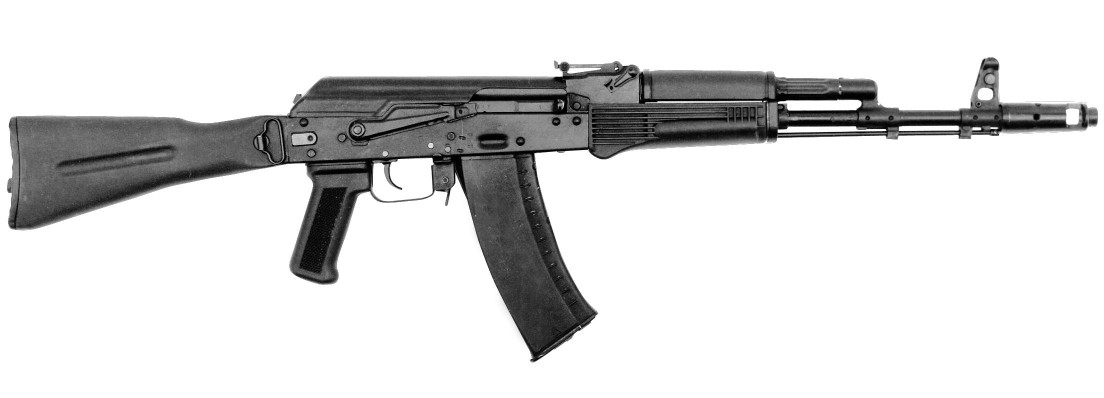
#> input picture original_images/02.jpg, 2207 x 796 px, given in place of united, which was not available (shown at 1/2 size)
$ jupyter execute Image_Variations.ipynb   (shell and % lines are left out)   (text cells are left out)
#> lines starting #> are read from the running program, lines starting #| are printed output that depends on the picture; after the words box and inside, x2 and y2 are one past the last pixel; in counts of white or black regions, pixels touching at a corner belong together; long printed decimals are rounded; pictures that were not available may be replaced by others from this repository, and a replacement may not be noted
[cell 1]
data_path = '/Users/ryoungblood/image_similarity/original_images/'

[cell 2]
data_path = '/Users/ryoungblood/image_similarity/kris_images/Winchester/'

[cell 3]

import os
import cv2
import random
import numpy as np
import matplotlib.pyplot as plt
from copy import deepcopy
import math

[cell 4]
img_bgr = cv2.imread(os.path.join(data_path,'united'))
#> img_bgr is the input picture: shape (796, 2207, 3); min 0, max 255, mean 217.9
img_rgb = cv2.cvtColor(img_bgr, cv2.COLOR_BGR2RGB)

[cell 5]
plt.imshow(img_rgb)

[cell 6]
img_gray = cv2.cvtColor(img_rgb, cv2.COLOR_RGB2GRAY)

[cell 7]
plt.imshow(img_gray, cmap='gray')

[cell 8]
plt.imshow(img_gray, cmap='jet')

[cell 9]
img_rgb_resizeXpct = cv2.resize(img_rgb, dsize=(0,0), fx=5, fy=5)
plt.imshow(img_rgb_resizeXpct)
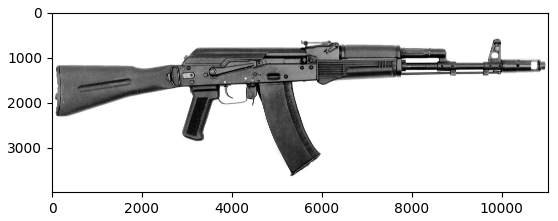
#> figure drawn by matplotlib, 1 panel

[cell 10]
img_bgr_resizeXpct = cv2.cvtColor(img_rgb_resizeXpct,cv2.COLOR_RGB2BGR)

[cell 11]
cv2.imwrite(os.path.join(data_path,'united_5.jpg'),img_bgr_resizeXpct)
#> Out = True

[cell 12]
img_rgb_rs_100pct = cv2.resize(img_rgb_resizeXpct, dsize=(0,0),
                               fx=2.0, fy=2.0)
plt.imshow(img_rgb_rs_100pct)

[cell 13]
img_rgb_thumb_500_500 = cv2.resize(img_rgb, dsize=(500,500))
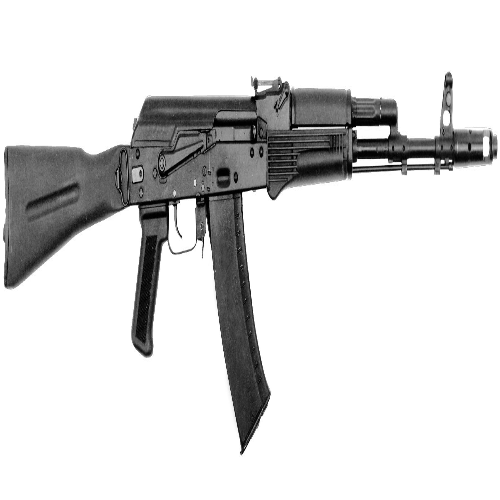
#> img_rgb_thumb_500_500: shape (500, 500, 3); min 0, max 255, mean 217.9
plt.imshow(img_rgb_thumb_500_500)

[cell 14]
# rotate function from http://john.freml.in/opencv-rotation
def rotate_about_center(src, angle, scale=1.):
#> called with angle = 270, scale = 1
    w = src.shape[1]
#> w = 2207
    print('w: ',w)
#| w:  2207
    h = src.shape[0]
#> h = 796
    print('h: ',h)
#| h:  796
    rangle = np.deg2rad(angle)  # angle in radians
    # now calculate new image width and height
    nw = (abs(np.sin(rangle)*h) + abs(np.cos(rangle)*w))*scale
#> nw = 796
    print('nw: ',nw)
#| nw:  796.000
    nh = (abs(np.cos(rangle)*h) + abs(np.sin(rangle)*w))*scale
#> nh = 2207
    print('nh: ',nh)
#| nh:  2207.0
    # ask OpenCV for the rotation matrix
    rot_mat = cv2.getRotationMatrix2D((nw*0.5, nh*0.5), angle, scale)
    # calculate the move from the old center to the new center combined
    # with the rotation
    rot_move = np.dot(rot_mat, np.array([(nw-w)*0.5, (nh-h)*0.5,0]))
#> rot_move = [-705.5, -705.5]
    # the move only affects the translation, so update the translation
    # part of the transform
    rot_mat[0,2] += rot_move[0]
    rot_mat[1,2] += rot_move[1]
    return cv2.warpAffine(src, rot_mat, (int(math.ceil(nw)), int(math.ceil(nh))), flags=cv2.INTER_LANCZOS4)
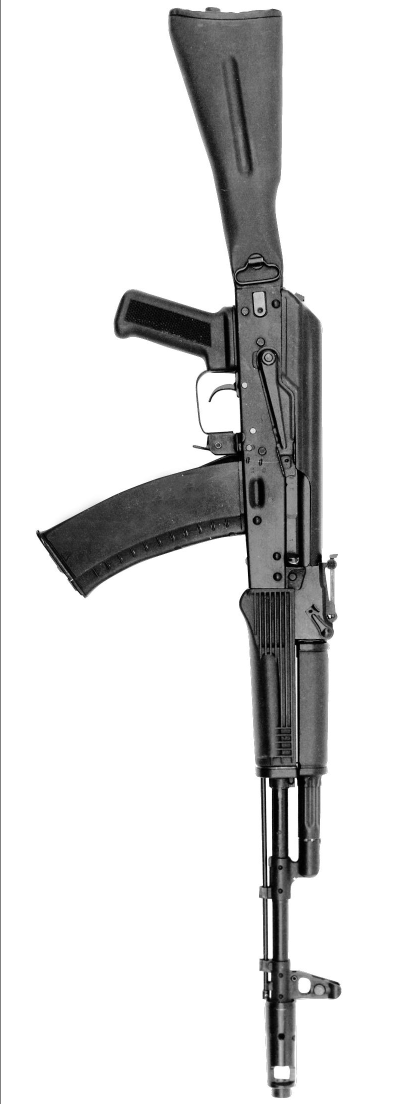
#> returned value: shape (2207, 797, 3) (shown at 1/2 size); min 0, max 255, mean 217.6

[cell 15]
#rows, cols = img_rgb.shape[:2]
angle = random.randrange(0,360,90)
print(angle)
#M = cv2.getRotationMatrix2D((cols/2,cols/2),angle,1)
#img_rgb_rot = cv2.warpAffine(img_rgb,M,(rows,cols))
img_rgb_rot = rotate_about_center(img_rgb,angle)
plt.imshow(img_rgb_rot)
cv2.imwrite('/Users/ryoungblood/image_similarity/original_images/rotated.jpg',img_rgb_rot)
#> Out = True

[cell 16]
x = .8 # will take the center x percent of each axis to form subset
img_rgb_sub = img_rgb[
    int(round((1-x)/2*img_rgb.shape[0],0)):int(round((x+(1-x)/2)*img_rgb.shape[0],0)),
    int(round((1-x)/2*img_rgb.shape[1],0)):int(round((x+(1-x)/2)*img_rgb.shape[1],0))
]
plt.imshow(img_rgb_sub)

[cell 17]
img_rgb_gauss = cv2.GaussianBlur(img_rgb, (13,13), 0)
plt.imshow(img_rgb_gauss)

[cell 18]
img = cv2.imread('/Users/ryoungblood/opencv_tests/data/gradient.jpg',0)
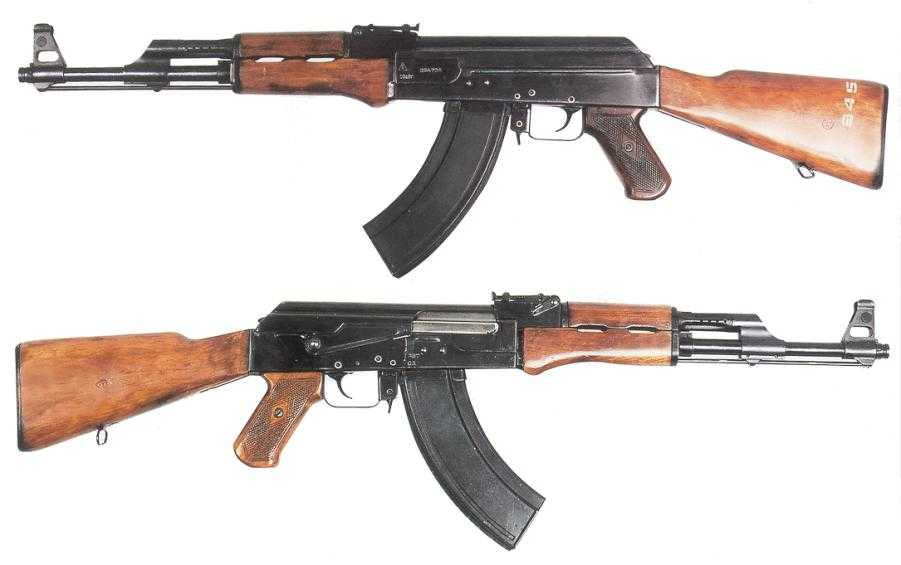
#> input picture original_images/03.jpg, 901 x 565 px, given in place of gradient.jpg, which was not available
#> img: shape (565, 901); min 0, max 255, mean 213.8
print(img.shape)
#| (565, 901)
print(img[:10,:10])
#| [[255 255 255 255 255 255 255 255 255 255]
#|  [255 255 255 255 255 255 255 255 255 255]
#|  [255 255 255 255 255 255 255 255 255 255]
#|  [255 255 255 255 255 255 255 255 255 255]
#|  [255 255 255 255 255 255 255 255 255 255]
#|  [255 255 255 255 255 255 255 255 255 255]
#|  [255 255 255 255 255 255 255 255 255 255]
#|  [255 255 255 255 255 255 255 255 255 255]
#|  [255 255 255 255 255 255 255 255 255 255]
#|  [255 255 255 255 255 255 255 255 255 255]]

ret,thresh1 = cv2.threshold(img,127,255,cv2.THRESH_BINARY)
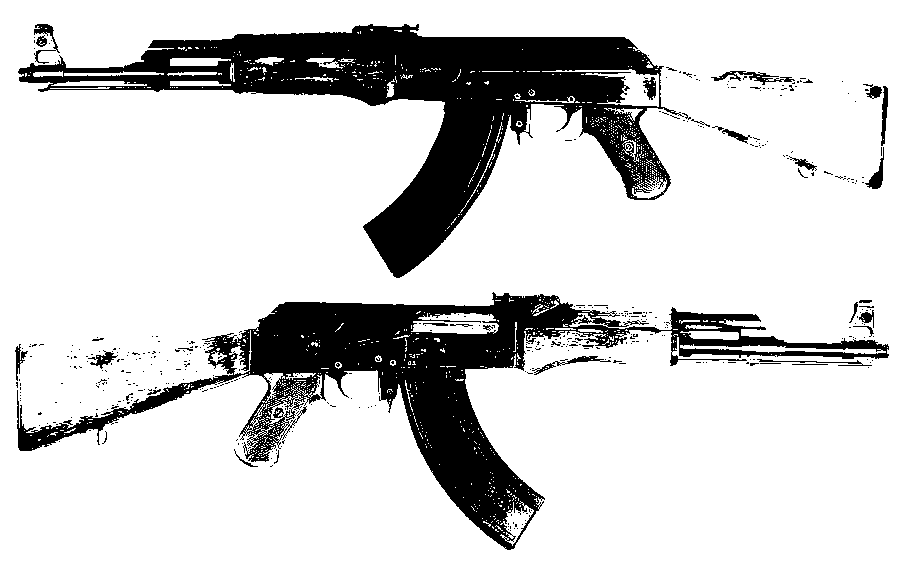
#> thresh1: shape (565, 901); 81.8% white; 438 black regions (403 under 20 px), largest, box (x1, y1, x2, y2) and area: (18, 24, 684, 278) 46768, (17, 292, 889, 550) 41243, (711, 71, 795, 85) 368
ret,thresh2 = cv2.threshold(img,127,255,cv2.THRESH_BINARY_INV)
ret,thresh3 = cv2.threshold(img,127,255,cv2.THRESH_TRUNC)
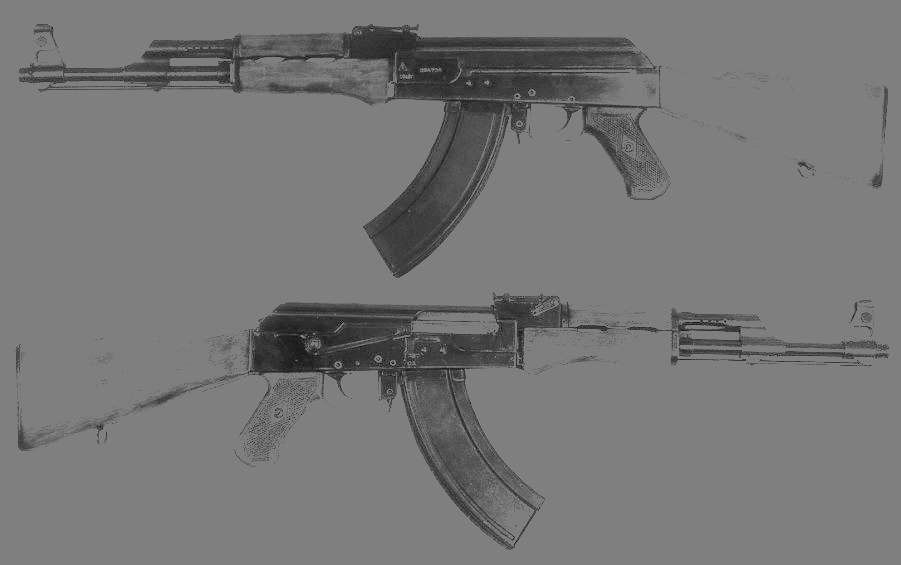
#> thresh3: shape (565, 901); min 0, max 127, mean 118.6
ret,thresh4 = cv2.threshold(img,127,255,cv2.THRESH_TOZERO)
ret,thresh5 = cv2.threshold(img,127,255,cv2.THRESH_TOZERO_INV)
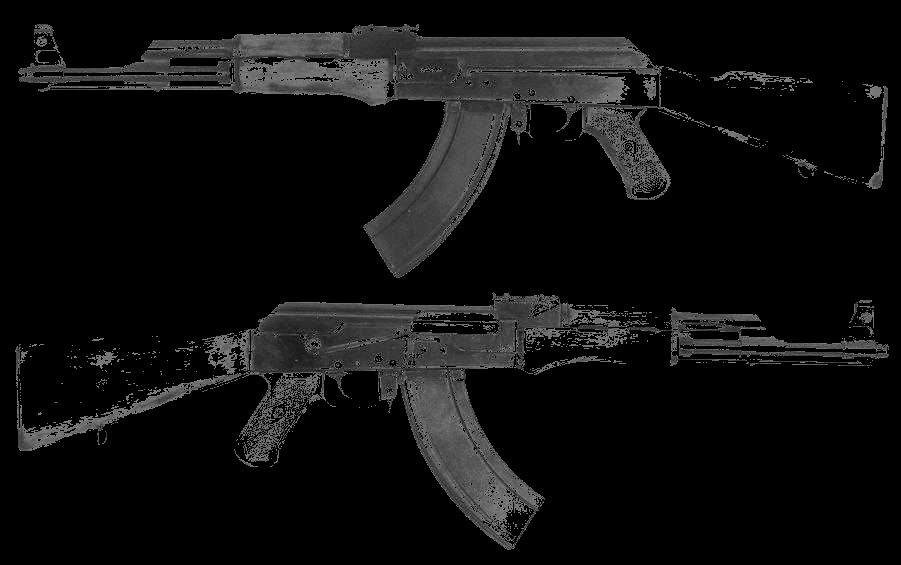
#> thresh5: shape (565, 901); min 0, max 127, mean 14.7

titles = ['Original Image','BINARY','BINARY_INV','TRUNC','TOZERO','TOZERO_INV']
images = [img, thresh1, thresh2, thresh3, thresh4, thresh5]

for i in range(6):
    plt.subplot(2,3,i+1),plt.imshow(images[i],'gray')
    plt.title(titles[i])
    plt.xticks([]),plt.yticks([])

plt.show()

[cell 19]
img = cv2.imread(os.path.join(data_path,'01.jpg'))
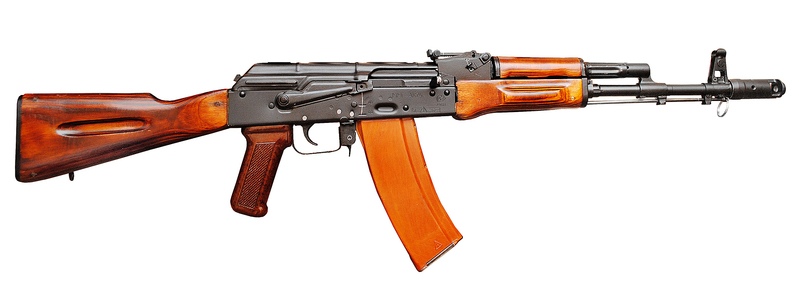
#> input picture original_images/01.jpg, 799 x 292 px, found by its file name
#> img is the input picture: shape (292, 799, 3); mean B, G, R 210.8, 216.8, 229.6
rows, cols = img.shape[:2]
#> rows = 292; cols = 799
print(rows)
#| 292
print(cols)
#| 799

[cell 20]
# will take x_size_pct percent of the x-axis, starting at column x_loc
x_pct_range = (.1,.9)
x_size_pct = random.uniform(x_pct_range[0],x_pct_range[1])
x_size = int(round(x_size_pct * cols))
#> x_size = 564
print("x size %: ",x_size_pct)
print("x size:   ",x_size)
#| x size:    564

y_pct_range = (.1,.9)
y_size_pct = random.uniform(y_pct_range[0],y_pct_range[1])
y_size = int(round(y_size_pct * rows))
#> y_size = 127
print("y size %: ",y_size_pct)
print("y size:   ",y_size)
#| y size:    127

#if x_size is 0.7, then x_loc (the left-bound of the window) can be 0-0.3
x_loc_pct = random.uniform(0,1-x_size_pct)
x_loc = int(round(x_loc_pct * cols))
#> x_loc = 61
print("x loc %: ",x_loc_pct)
print("x loc:   ",x_loc)
#| x loc:    61
y_loc_pct = random.uniform(0,1-y_size_pct)
y_loc = int(round(y_loc_pct * rows))
#> y_loc = 84
print("y loc %: ",y_loc_pct)
print("y loc:   ",y_loc)
#| y loc:    84

img_overlay = deepcopy(img)
img_overlay[y_loc:(y_loc+y_size),x_loc] = (0,0,255)
img_overlay[y_loc:(y_loc+y_size),x_loc+x_size] = (0,0,255)
img_overlay[y_loc,x_loc:(x_loc+x_size)] = (0,0,255)
img_overlay[y_loc+y_size,x_loc:(x_loc+x_size)] = (0,0,255)
plt.imshow(cv2.cvtColor(img_overlay,cv2.COLOR_BGR2RGB))
plt.show()
img_rsub = img[y_loc:(y_loc+y_size),x_loc:(x_loc+x_size)]
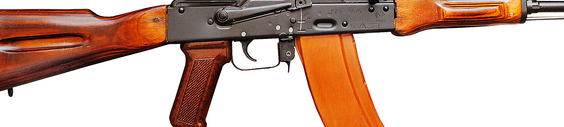
#> img_rsub: shape (127, 564, 3); mean B, G, R 162.8, 176.2, 204.6
plt.imshow(cv2.cvtColor(img_rsub,cv2.COLOR_BGR2RGB))
plt.show()

[cell 21]
img_0 = rotate_about_center(img_bgr,0)
#| w:  2207
#| h:  796
#| nw:  2207.0
#| nh:  796.0
img_90 = rotate_about_center(img_bgr,90)
#| w:  2207
#| h:  796
#| nw:  796.000
#| nh:  2207.0
img_180 = rotate_about_center(img_bgr,180)
#> call 4 of rotate_about_center, with angle = 180, scale = 1
#| w:  2207
#| h:  796
#| nw:  2207.0
#| nh:  796.000
#> in rotate_about_center (call 4), `return cv2.warpAffine(src, rot_mat, (int(math.ceil(nw)), int(math.ceil..`:
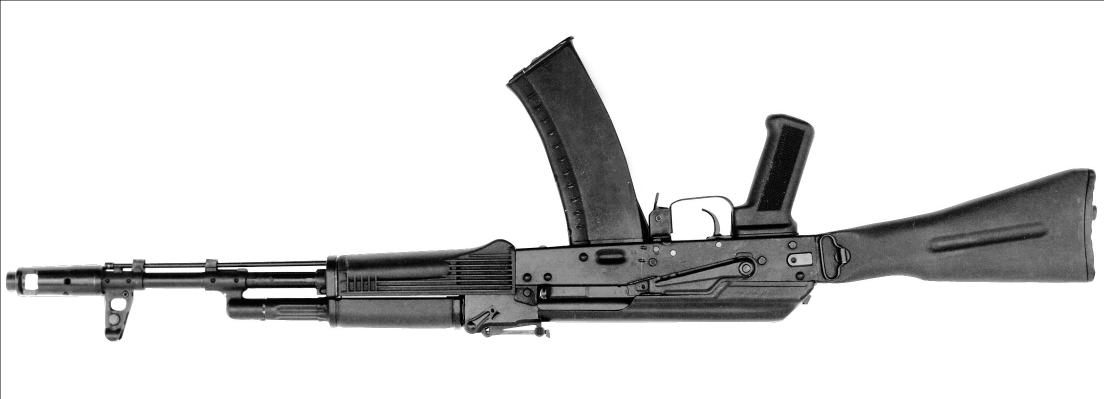
#> returned value: shape (797, 2207, 3) (shown at 1/2 size); min 0, max 255, mean 217.5
img_270 = rotate_about_center(img_bgr,270)
#| w:  2207
#| h:  796
#| nw:  796.000
#| nh:  2207.0
cv2.imwrite('/Users/ryoungblood/image_similarity/original_images/rotated0.jpg',img_0)
cv2.imwrite('/Users/ryoungblood/image_similarity/original_images/rotated90.jpg',img_90)
cv2.imwrite('/Users/ryoungblood/image_similarity/original_images/rotated180.jpg',img_180)
cv2.imwrite('/Users/ryoungblood/image_similarity/original_images/rotated270.jpg',img_270)
#> Out = True

[cell 22]
print(img_0.shape)
#| (796, 2207, 3)
print(img_90.shape)
#| (2207, 797, 3)
print(img_180.shape)
#| (797, 2207, 3)
print(img_270.shape)
#| (2207, 797, 3)
